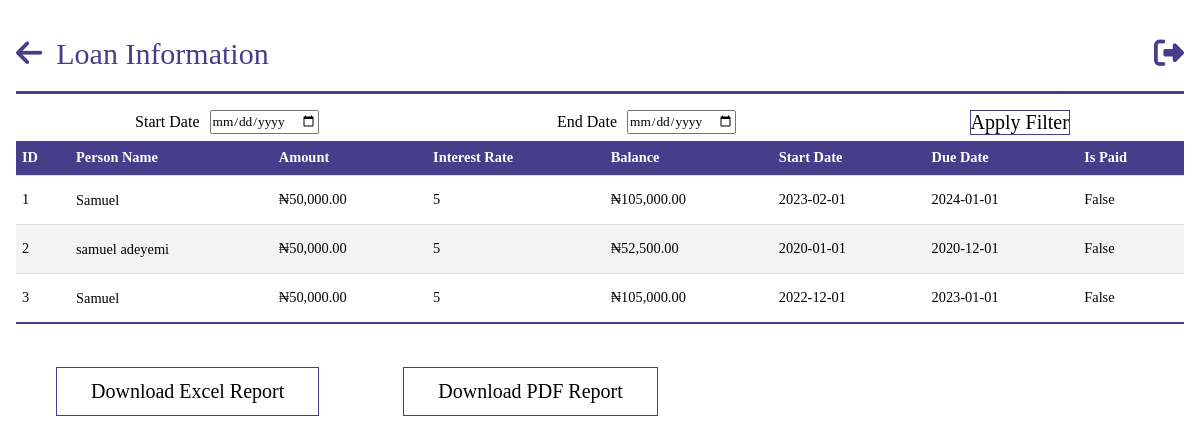
/loans (signed in), run on an earlier commit of the app's database.
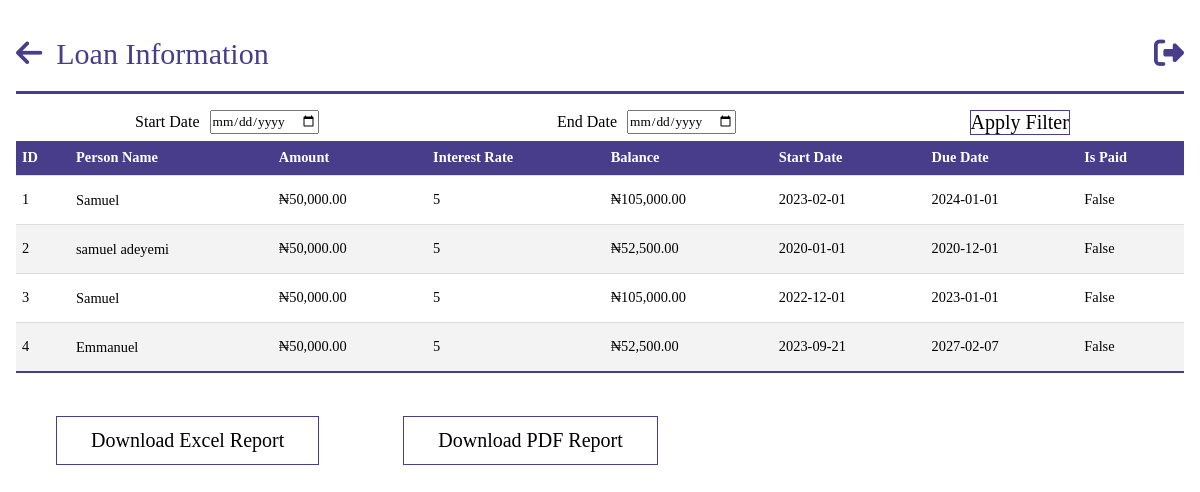
And on a later commit of the database.
### models.py (models this page shows, shortened)
class Loan(db.Model):
    __tablename__ = "loans"
    id = db.Column(db.Integer, primary_key=True)
    person_id = db.Column(
        db.Integer, db.ForeignKey("persons.id"), nullable=False, index=True
    )
    amount = db.Column(db.Integer)
    interest_rate = db.Column(db.Integer)
    start_date = db.Column(db.Date, nullable=False, default=datetime.utcnow)
    end_date = db.Column(db.Date, nullable=False)
    is_paid = db.Column(db.Boolean, default=False)

class Person(db.Model, UserMixin):
    __tablename__ = "persons"
    id = db.Column(db.Integer, primary_key=True)
    name = db.Column(db.String(100), nullable=False)
    role_id = db.Column(db.Integer, db.ForeignKey("roles.id"))
    email = db.Column(db.String, nullable=True, unique=True)
    password = db.Column(db.String(255), nullable=False)
    company_id = db.Column(db.Integer, db.ForeignKey("companies.id"))
    employee_id = db.Column(db.String, nullable=False, unique=True)
    phone_no = db.Column(db.String, unique=True)
    balance_bfd = db.Column(db.Float, default=0.0)
    total_balance = db.Column(db.Float, default=0.0)
    loan_balance = db.Column(db.Float, default=0.0)
    loan_balance_bfd = db.Column(db.Float, default=0.0)
    loans = db.relationship("Loan", backref="person")
    payments_made = db.relationship("SavingPayment", backref="payer", lazy=True)
    loan_payments_made = db.relationship("LoanPayment", backref="payer", lazy=True)

### app.py (the view)
@app.route("/loans", methods=["GET", "POST"])
@login_required
@role_required(["Admin", "Secretary", "Sub-Admin"])
def get_loan():
    loans = query.get_loans()
    form = DateFilterForm(request.args)
    start_date = form.start_date.data
    end_date = form.end_date.data
    filtered_payments = filter_payments(start_date, end_date, loans)
    return render_template("query/loans.html", loans=filtered_payments, form=form)

### forms.py
class DateFilterForm(FlaskForm):
    start_date = DateField("Start Date", format="%Y-%m-%d", validators=[Optional()])
    end_date = DateField("End Date", format="%Y-%m-%d", validators=[Optional()])
    submit = SubmitField("Apply Filter")

### app.py (called while the page is built)
@login_manager.user_loader
def load_user(person_id):
    return Person.query.get(person_id)

def role_required(roles_required):
    def decorator(view_func):
        @wraps(view_func)
        def wrapper(*args, **kwargs):
            if not current_user.is_authenticated:
                flash("You must be logged in to access this page.", "error")
                return redirect(url_for("login"))
            user_role = current_user.role
            if user_role.name not in roles_required:
                flash("You don't have the required role to access this page.", "error")
                return redirect(
                    url_for("dashboard")
                )  # Change this to your desired redirect
            return view_func(*args, **kwargs)
        return wrapper
    return decorator

@app.before_request
def before_request():
    g.user = current_user

### queries.py (called while the page is built)
    def get_loans(self):
        loans = Loan.query.all()
        return loans

### templates/query/loans.html (shortened to what this page needs)
{%extends 'base.html' %}
{% block header%}
Loan Information
{% endblock  %}
{% block anchor%}
<a href="{{ url_for('queries') }}" id='arrow'><i class="fa-solid fa-arrow-left"></i></a>
{% endblock  %}
{%block content%}
<body id="person">
    <form method="get" class="filt-wrap">
        <div class="filt">
            {{ form.start_date.label(class="filt_item")}}
            {{ form.start_date(class="filt_item form-control") }}
        </div>
        <div class="filt">
            {{ form.end_date.label(class="filt_item") }}
            {{ form.end_date(class="filt_item form-control") }}
        </div>
        <div class="filt" >
            <button type="submit" class="">Apply Filter</button>
        </div>
    </form>
    <table class="tab-content">
    <div>
    <tbody>
        <tr>
            <th>ID</th>
            <th>Person Name</th>
            <th>Amount</th>
            <th>Interest Rate</th>
            <th>Balance</th>
            <th>Start Date</th>
            <th>Due Date</th>
            <th>Is Paid</th>
        </tr>
        {% for loan in loans %}
        <tr>
            <td>{{ loan.id }}</td>
            <td><a href="{{url_for('loan_account',person_id=loan.person.id)}}">{{ loan.person.name }}</a></td>
            <td>{{ loan.amount | currency }}</td>
            <td>{{ loan.interest_rate }}</td>
            <td>{{ loan.person.loan_balance | currency }}</td>
            <td>{{ loan.start_date }}</td>
            <td>{{ loan.end_date }}</td>
            <td>{{ loan.is_paid }}</td>
        </tr>
        {% endfor %}
    </tbody>
</table>
<button id="downloadExcelButton">Download Excel Report</button>
<button id="downloadPdfButton">Download PDF Report</button>
</body>
{%endblock%}

What changed in the data, as far as the page shows it:
added Loan: id "4", person.name "Emmanuel", amount "₦50,000.00", interest_rate "5", person.loan_balance "₦52,500.00", start_date "2023-09-21", end_date "2027-02-07", is_paid "False"
